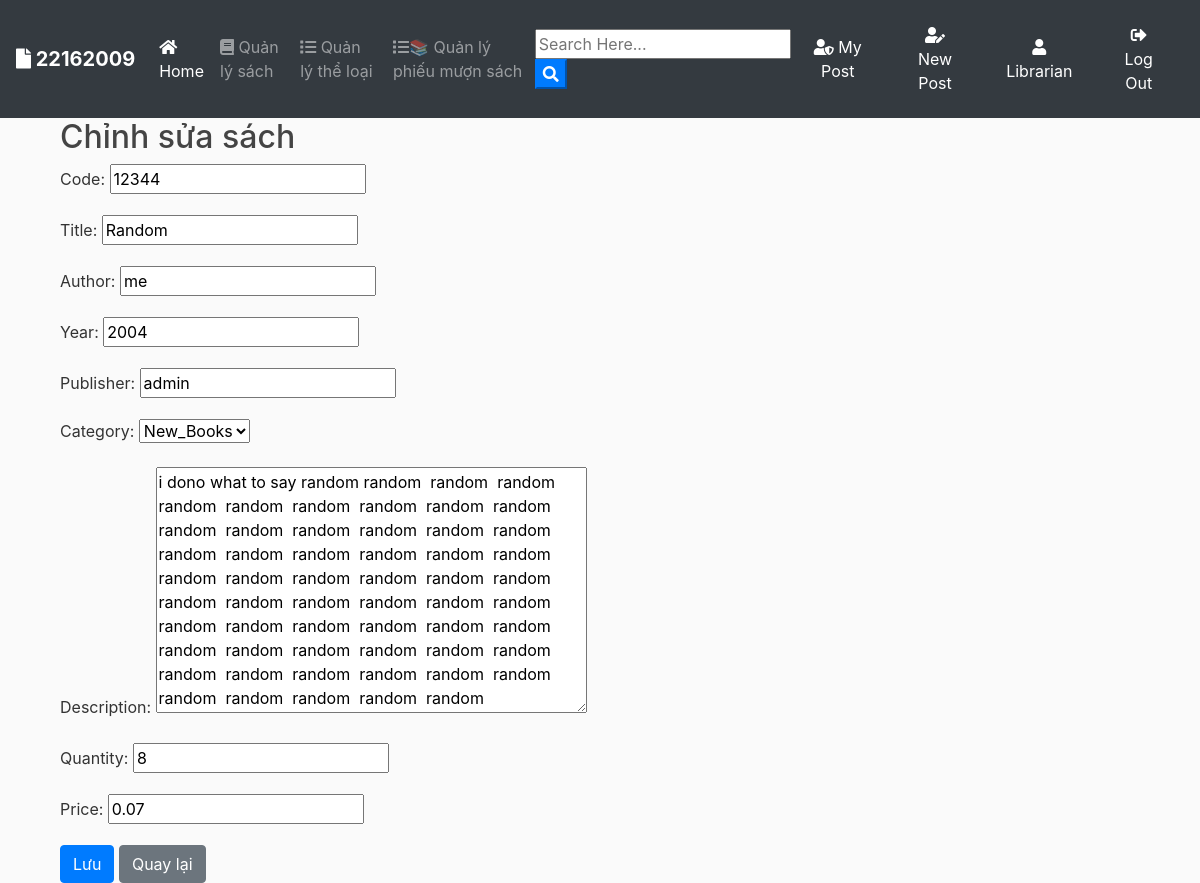
Screenshot of /book/books/edit/1/ (signed in) with the database file from the repository.
### users/models.py (models this page shows, shortened)
class CustomUser(AbstractUser):
    role = models.ForeignKey(Role, on_delete=models.SET_NULL, null=True)
    def __str__(self):
        return self.username
    def default_role():
        return Role.objects.get_or_create(name='Normal')[0]
    """ Mô hình người dùng tùy chỉnh """
    email = models.EmailField(unique=True)
    phone_number = models.CharField(max_length=15, unique=True, null=True, blank=True)  # Cho phép trống
    objects = CustomUserManager()  # Sử dụng CustomUserManager
    role = models.ForeignKey(Role, on_delete=models.SET_NULL, null=True, blank=True, default=default_role)

### books/models.py (models this page shows, shortened)
class Book(models.Model):
    code = models.CharField(max_length=20, unique=True)  # Mã số sách
    title = models.CharField(max_length=200)             # Tên sách
    author = models.CharField(max_length=100)            # Tác giả
    year = models.PositiveIntegerField()                 # Năm xuất bản
    publisher = models.CharField(max_length=100)         # Nhà xuất bản
    category = models.ForeignKey(Category, on_delete=models.SET_NULL, null=True)
    description = models.TextField(blank=True)           # Mô tả
    quantity = models.PositiveIntegerField()             # Số lượng
    price = models.DecimalField(max_digits=10, decimal_places=2)  # Đơn giá

### books/views.py (the view)
# urls.py: path('books/edit/<int:pk>/', views.book_edit, name='edit_book'),  # 👈 fix lỗi tại đây
@user_passes_test(is_librarian)
def book_edit(request, pk):
    book = get_object_or_404(Book, pk=pk)
    if request.method == "POST":
        form = BookForm(request.POST, instance=book)
        if form.is_valid():
            form.save()
            return redirect('book_list')
    else:
        form = BookForm(instance=book)
    return render(request, 'books/book_form.html', {'form': form})

### books/forms.py
class BookForm(forms.ModelForm):
    class Meta:
        model = Book
        fields = '__all__'

### books/models.py (called while the page is built)
    def __str__(self):
        return self.name

### books/views.py (called while the page is built)
def is_librarian(user):
    return hasattr(user, 'role') and user.role.name == 'Librarian'

### books/templates/books/book_form.html (shortened to what this page needs)
{% extends "blog/base.html" %}
{% load crispy_forms_tags %}
{% load static %}
{% block content %}
  <div class="container">
    <h2>{% if form.instance.pk %}Chỉnh sửa sách{% else %}Thêm sách mới{% endif %}</h2>
    <form action="" method="post">
      {{ form.as_p }}
      <button type="submit" class="btn btn-primary">Lưu</button>
      <a href="{% url 'book_list' %}" class="btn btn-secondary">Quay lại</a>
    </form>
  </div>
{% endblock %}

### blog/templates/blog/base.html (shortened to what this page needs)
{% load static %}
<!doctype html>
<html lang="en">
  <head>
    <link rel="stylesheet" href="https://stackpath.bootstrapcdn.com/bootstrap/4.3.1/css/bootstrap.min.css">
    <link rel="stylesheet" href="https://use.fontawesome.com/releases/v5.8.1/css/all.css" >
    <link rel="stylesheet" href="{% static 'blog/test.css' %}">
</head>
  <body>
        <nav class="navbar navbar-expand-lg navbar-dark bg-dark">
                <a class="navbar-brand font-weight-bold" href="{% url 'blog-home' %}"><i class="fas fa-file"></i> 22162009</a>
                <div class="collapse navbar-collapse" id="navbarSupportedContent">
                  <ul class="navbar-nav mr-auto">
                    <li class="nav-item active">
                      <a class="nav-link" href="{% url 'blog-home' %}"><i class="fas fa-home"></i> Home <span class="sr-only">(current)</span></a>
                    </li>
                  </ul>
                  <ul class="navbar-nav mr-auto">
                    {% if user.is_authenticated and user.role.name == "Librarian" %}
                      <li class="nav-item">
                        <a class="nav-link" href="{% url 'book_list' %}"><i class="fas fa-book"></i> Quản lý sách</a>
                      </li>
                      <li class="nav-item">
                        <a class="nav-link" href="{% url 'category_list' %}"><i class="fas fa-list"></i> Quản lý thể loại</a>
                      </li>
                    {% endif %}
                    {% if user.is_authenticated and user.role.name in 'Staff,Teacher,Librarian' %}
                      <li class="nav-item"><a class="nav-link" href="{% url 'borrow_slip_list' %}"><i class="fas fa-list"></i>📚 Quản lý phiếu mượn sách</a></li>
                    {% endif %}
                  </ul>
                  <form id="searchform" action="{% url 'search' %}" method="get">
                    <input type="text" name="q" type="text" value="{{ request.GET.q }}" placeholder="Search Here..." />
                    <button type="button" onclick="searchform.submit()" class=" text-white my-color btn-primary"><i class="fa fa-search"></i></button>
                  </form>
                    {% if user.is_authenticated %}
                    <a href="{% url 'user-posts' user %}" class="btn text-white m-2"><i class="fas fa-user-shield"></i> My Post</a>
                    <a href="{% url 'post-create' %} " class="btn text-white m-2"><i class="fas fa-user-edit"></i> New Post</a>
                    <a href="{% url 'profile' %} " class="btn text-white m-2"><i class="fas fa-user"></i> {{ user.username }}</a>
                    <a href="{% url 'login' %} " class="btn text-white m-2"><i class="fas fa-sign-out-alt"></i> Log Out</a>
                    {% else %}
                    <a href="{% url 'login' %} " class="btn text-white m-2"><i class="fas fa-user-tie"></i> Log In</a>
                    <a href="{% url 'register' %} " class="btn text-white m-2"> <i class="fas fa-sign-in-alt"></i> Sign Up</a>
                    {% endif %}
                </div>
              </nav>
      <div class="container my-bg">
    {% block content %}
    {% endblock  %}
</div>
  </body>
</html>

### blog/static/blog/test.css (style rules this page uses)
body { background: #fafafa; color: #333333; margin-top: 0; }
h1, h2, h3, h4, h5, h6 { color: #444444; }
ul { margin: 0; }

### rows the page displays
CustomUser: username "Librarian"
Book: code "12344", title "Random", author "me", year "2004", publisher "admin", category "New_Books", description "i dono what to say random random random random random random random random random random random random random random random random random random random random random random random random random random random random random random random random random random random random random random random random random random random random random random random random random random random random random random random random random", quantity "8", price "0.07"
